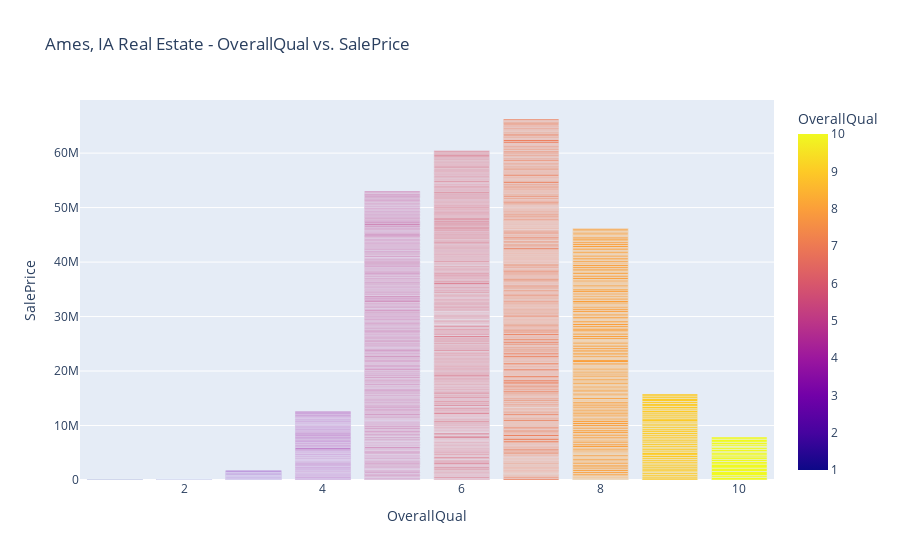

Notebook code cell kept with this figure:
### Code cell
fig = px.bar(df, x='OverallQual', y='SalePrice',
             hover_data=['OverallQual', 'SalePrice', 'AvgSalePrice', 'Neighborhood'], 
             color='OverallQual',
             title='Ames, IA Real Estate - OverallQual vs. SalePrice')
fig.write_html('OverallQual vs. AvgSalePrice.html', include_plotlyjs='cdn')
fig.show()

### Figure 1 — Plotly figure (JSON) as saved in the notebook; plotly's stock layout.template omitted (floating-point values rounded to 4 significant figures; data arrays with more than 128 entries replaced by an {"elided": "..."} marker saying what was removed)
{"data": [{"alignmentgroup": "True", "customdata": {"elided": "1460x2 mixed values"}, "hovertemplate": "OverallQual=%{marker.color}<br>SalePrice=%{y}<br>AvgSalePrice=%{customdata[0]}<br>Neighborhood=%{customdata[1]}<extra></extra>", "legendgroup": "", "marker": {"color": {"elided": "1460 int values"}, "coloraxis": "coloraxis", "pattern": {"shape": ""}}, "name": "", "offsetgroup": "", "orientation": "v", "showlegend": false, "textposition": "auto", "type": "bar", "x": {"elided": "1460 int values"}, "xaxis": "x", "y": {"elided": "1460 int values"}, "yaxis": "y"}], "layout": {"barmode": "relative", "coloraxis": {"colorbar": {"title": {"text": "OverallQual"}}, "colorscale": [[0, "#0d0887"], [0.1111, "#46039f"], [0.2222, "#7201a8"], [0.3333, "#9c179e"], [0.4444, "#bd3786"], [0.5556, "#d8576b"], [0.6667, "#ed7953"], [0.7778, "#fb9f3a"], [0.8889, "#fdca26"], [1, "#f0f921"]]}, "legend": {"tracegroupgap": 0}, "title": {"text": "Ames, IA Real Estate - OverallQual vs. SalePrice"}, "xaxis": {"anchor": "y", "domain": [0, 1], "title": {"text": "OverallQual"}}, "yaxis": {"anchor": "x", "domain": [0, 1], "title": {"text": "SalePrice"}}}}
